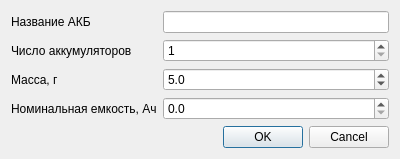
<?xml version="1.0" encoding="UTF-8"?>
<ui version="4.0">
 <class>BatteryAddDialog</class>
 <widget class="QDialog" name="BatteryAddDialog">
  <property name="geometry">
   <rect>
    <x>0</x>
    <y>0</y>
    <width>400</width>
    <height>158</height>
   </rect>
  </property>
  <property name="windowTitle">
   <string>Создание новой АКБ</string>
  </property>
  <layout class="QVBoxLayout" name="verticalLayout">
   <item>
    <layout class="QFormLayout" name="formLayout">
     <property name="labelAlignment">
      <set>Qt::AlignmentFlag::AlignLeading|Qt::AlignmentFlag::AlignLeft|Qt::AlignmentFlag::AlignVCenter</set>
     </property>
     <item row="0" column="0">
      <widget class="QLabel" name="label_3">
       <property name="text">
        <string>Название АКБ</string>
       </property>
      </widget>
     </item>
     <item row="0" column="1">
      <widget class="QLineEdit" name="nameInput"/>
     </item>
     <item row="1" column="0">
      <widget class="QLabel" name="label">
       <property name="text">
        <string>Число аккумуляторов</string>
       </property>
      </widget>
     </item>
     <item row="1" column="1">
      <widget class="QSpinBox" name="numCellsInput">
       <property name="minimum">
        <number>1</number>
       </property>
      </widget>
     </item>
     <item row="2" column="0">
      <widget class="QLabel" name="label_2">
       <property name="text">
        <string>Масса, г</string>
       </property>
      </widget>
     </item>
     <item row="2" column="1">
      <widget class="QDoubleSpinBox" name="massInput">
       <property name="decimals">
        <number>1</number>
       </property>
       <property name="maximum">
        <double>100000.000000000000000</double>
       </property>
       <property name="value">
        <double>5.000000000000000</double>
       </property>
      </widget>
     </item>
     <item row="3" column="1">
      <widget class="QDoubleSpinBox" name="nominalCapacityInput">
       <property name="decimals">
        <number>1</number>
       </property>
       <property name="maximum">
        <double>1000.000000000000000</double>
       </property>
      </widget>
     </item>
     <item row="3" column="0">
      <widget class="QLabel" name="label_4">
       <property name="text">
        <string>Номинальная емкость, Ач</string>
       </property>
      </widget>
     </item>
    </layout>
   </item>
   <item>
    <widget class="QDialogButtonBox" name="buttonBox">
     <property name="orientation">
      <enum>Qt::Orientation::Horizontal</enum>
     </property>
     <property name="standardButtons">
      <set>QDialogButtonBox::StandardButton::Cancel|QDialogButtonBox::StandardButton::Ok</set>
     </property>
    </widget>
   </item>
  </layout>
 </widget>
 <resources/>
 <connections>
  <connection>
   <sender>buttonBox</sender>
   <signal>accepted()</signal>
   <receiver>BatteryAddDialog</receiver>
   <slot>accept()</slot>
   <hints>
    <hint type="sourcelabel">
     <x>248</x>
     <y>254</y>
    </hint>
    <hint type="destinationlabel">
     <x>157</x>
     <y>274</y>
    </hint>
   </hints>
  </connection>
  <connection>
   <sender>buttonBox</sender>
   <signal>rejected()</signal>
   <receiver>BatteryAddDialog</receiver>
   <slot>reject()</slot>
   <hints>
    <hint type="sourcelabel">
     <x>316</x>
     <y>260</y>
    </hint>
    <hint type="destinationlabel">
     <x>286</x>
     <y>274</y>
    </hint>
   </hints>
  </connection>
 </connections>
</ui>
